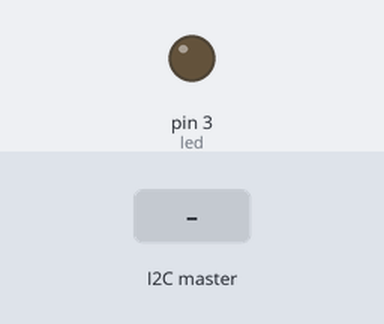
A sketch run on a simulated Arduino Uno, built with avr-gcc and run on an emulated ATmega328P. On the bench: output pins drawn as LEDs (lit = HIGH). Inputs (shaded band) come from the test bench.

Above: at 1.2 s.
1.3 s: the I2C master sends the byte 90
At 1.8 s:
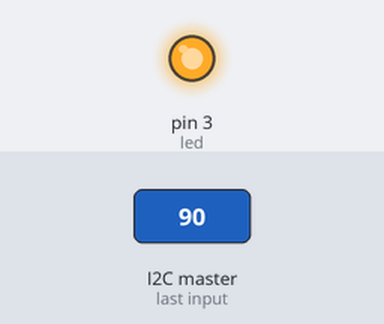
2.8 s: the I2C master sends the byte 1
At 4.0 s:
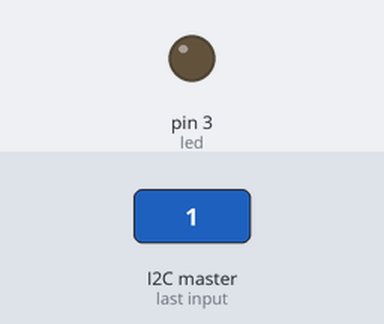
4.3 s: the I2C master sends the byte 200
At 5.2 s:
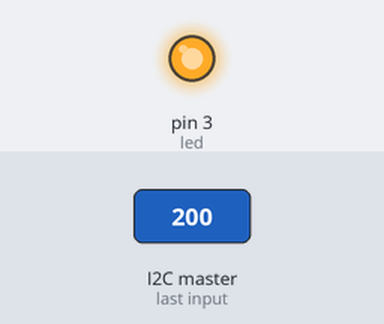
Timing chart, 0 to 7.3 s (numbered marks = the images above; inputs shaded):
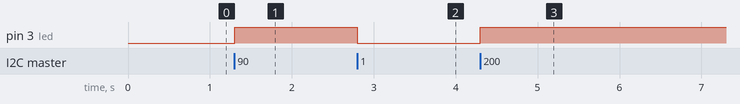

The sketch:

4.ino
```cpp
#include <Wire.h>
#define sv2 9

byte i = 0;
const int led =3;
float set = 24;

void setup() {
  Wire.begin(sv2);
  Wire.onReceive(receiveEvent);
  pinMode(led,OUTPUT);
}

void loop() {

  delay(100);
}

void receiveEvent(int howMany) {

  byte c;
  while (Wire.available()){
    c = Wire.read();
    Serial.print(c);
  }
  if (c > set) {
    digitalWrite(led, HIGH);
  }else {
     digitalWrite(led,LOW);
  }
}
```

Measured:
- after the input at 1.3 s, pin 3 (led): LOW → HIGH at once
- after the input at 2.8 s, pin 3 (led): HIGH → LOW at once
- after the input at 4.3 s, pin 3 (led): LOW → HIGH at once
